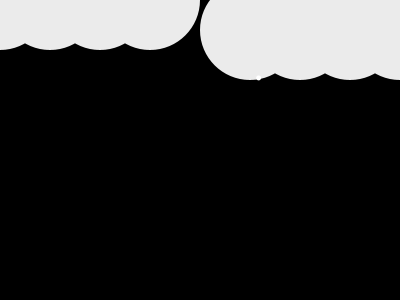
Frame 1 (no input)
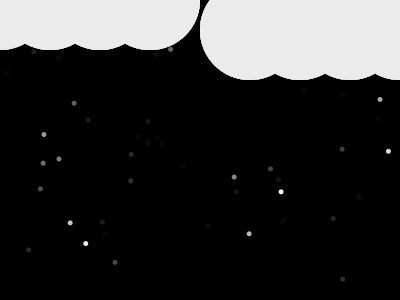
Frame 60 (the mouse pressed at the canvas centre just before this capture)
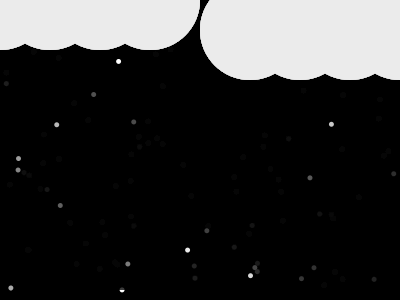
Frame 120 (the mouse held since frame 60 and released just before this capture)

The Processing sketch that drew these frames (run headless with seeded random() and noise(); from frame 60 on, the mouse is pressed at the canvas centre):

// Processing sketch: rainyDay_pde
// ── rainyDay_pde.pde
void setup() {
  size(400,300);
  background(0);  
  noStroke();
  frameRate(100);
}

void draw() {
  fill(255);
  ellipse(0, 0, 100, 100);
  ellipse(50, 0, 100, 100);
  ellipse(100, 0, 100, 100);
  ellipse(150, 0, 100, 100);
  
  ellipse(250, 30, 100, 100);
  ellipse(300, 30, 100, 100);
  ellipse(350, 30, 100, 100);
  ellipse(400, 30, 100, 100);

  // fading effect
  fill(0,20);
  rect(0, 0, width, height - 10);
  
  // stars...
  //fill(255);
  //ellipse(random(width), random(height), 5, 5);
  
  // rain
  //stroke(255);
  //strokeWeight(2);
  //float xLoc = random(width);
  //float yLoc = random(height);
  //line(xLoc, yLoc, xLoc, yLoc + 15);
  
  // snow
  fill(255);
  ellipse(random(width), random(height), 5, 5);
}
